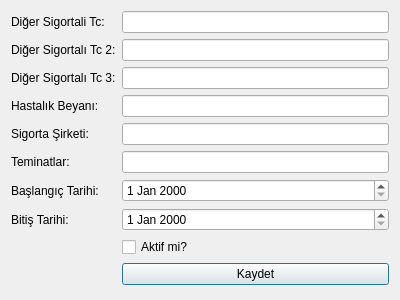
<?xml version="1.0" encoding="UTF-8"?>
<ui version="4.0">
 <class>AddUpdateHealthPolicyDialog</class>
 <widget class="QDialog" name="AddUpdateHealthPolicyDialog">
  <property name="geometry">
   <rect>
    <x>0</x>
    <y>0</y>
    <width>400</width>
    <height>300</height>
   </rect>
  </property>
  <property name="windowTitle">
   <string>Sağlık Poliçesi Ekle ve Düzenle</string>
  </property>
  <layout class="QGridLayout" name="gridLayout">
   <item row="6" column="0">
    <widget class="QLabel" name="label_7">
     <property name="text">
      <string>Başlangıç Tarihi:</string>
     </property>
    </widget>
   </item>
   <item row="0" column="1">
    <widget class="QLineEdit" name="lineEditDigerSigortaliTc"/>
   </item>
   <item row="3" column="0">
    <widget class="QLabel" name="label_4">
     <property name="text">
      <string>Hastalık Beyanı:</string>
     </property>
    </widget>
   </item>
   <item row="2" column="0">
    <widget class="QLabel" name="label_3">
     <property name="text">
      <string>Diğer Sigortalı Tc 3:</string>
     </property>
    </widget>
   </item>
   <item row="1" column="1">
    <widget class="QLineEdit" name="lineEditDigerSigortali2Tc"/>
   </item>
   <item row="2" column="1">
    <widget class="QLineEdit" name="lineEditDigerSigortali3Tc"/>
   </item>
   <item row="3" column="1">
    <widget class="QLineEdit" name="lineEditHastalikBeyani"/>
   </item>
   <item row="1" column="0">
    <widget class="QLabel" name="label_2">
     <property name="text">
      <string>Diğer Sigortalı Tc 2:</string>
     </property>
    </widget>
   </item>
   <item row="9" column="1">
    <widget class="QPushButton" name="pushButtonSave">
     <property name="text">
      <string>Kaydet</string>
     </property>
    </widget>
   </item>
   <item row="0" column="0">
    <widget class="QLabel" name="label">
     <property name="text">
      <string>Diğer Sigortali Tc:</string>
     </property>
    </widget>
   </item>
   <item row="4" column="1">
    <widget class="QLineEdit" name="lineEditSigortaSirketi"/>
   </item>
   <item row="4" column="0">
    <widget class="QLabel" name="label_6">
     <property name="text">
      <string>Sigorta Şirketi:</string>
     </property>
    </widget>
   </item>
   <item row="5" column="0">
    <widget class="QLabel" name="label_5">
     <property name="text">
      <string>Teminatlar:</string>
     </property>
    </widget>
   </item>
   <item row="5" column="1">
    <widget class="QLineEdit" name="lineEditTeminatlar"/>
   </item>
   <item row="7" column="1">
    <widget class="QDateEdit" name="dateEditBitisTarihi"/>
   </item>
   <item row="6" column="1">
    <widget class="QDateEdit" name="dateEditBaslangicTarihi"/>
   </item>
   <item row="7" column="0">
    <widget class="QLabel" name="label_8">
     <property name="text">
      <string>Bitiş Tarihi:</string>
     </property>
    </widget>
   </item>
   <item row="8" column="1">
    <widget class="QCheckBox" name="checkBoxIsActive">
     <property name="text">
      <string>Aktif mi?</string>
     </property>
    </widget>
   </item>
  </layout>
 </widget>
 <tabstops>
  <tabstop>lineEditDigerSigortaliTc</tabstop>
  <tabstop>lineEditDigerSigortali2Tc</tabstop>
  <tabstop>lineEditDigerSigortali3Tc</tabstop>
  <tabstop>lineEditHastalikBeyani</tabstop>
  <tabstop>lineEditSigortaSirketi</tabstop>
  <tabstop>lineEditTeminatlar</tabstop>
  <tabstop>dateEditBaslangicTarihi</tabstop>
  <tabstop>dateEditBitisTarihi</tabstop>
  <tabstop>pushButtonSave</tabstop>
 </tabstops>
 <resources/>
 <connections/>
</ui>
